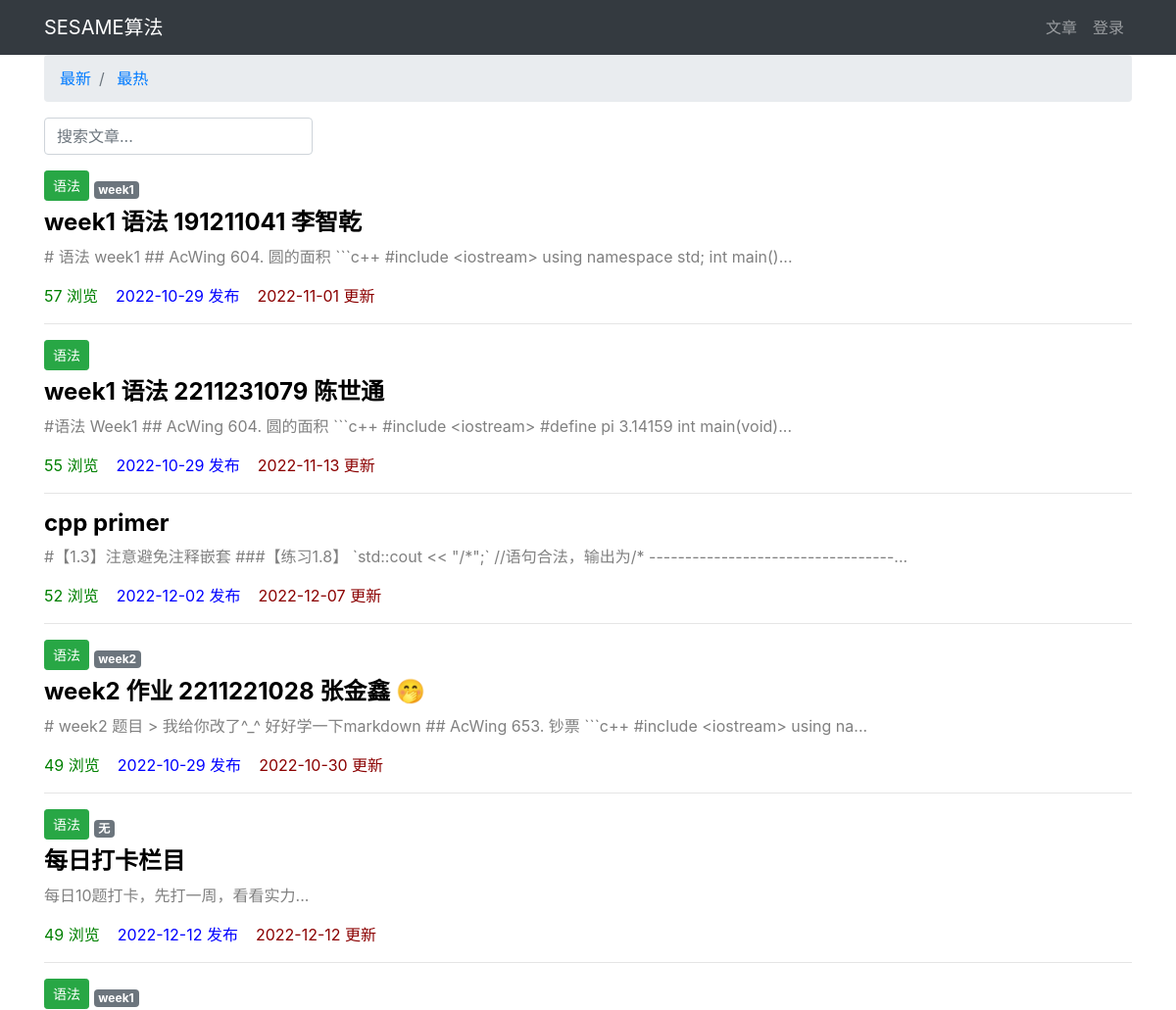
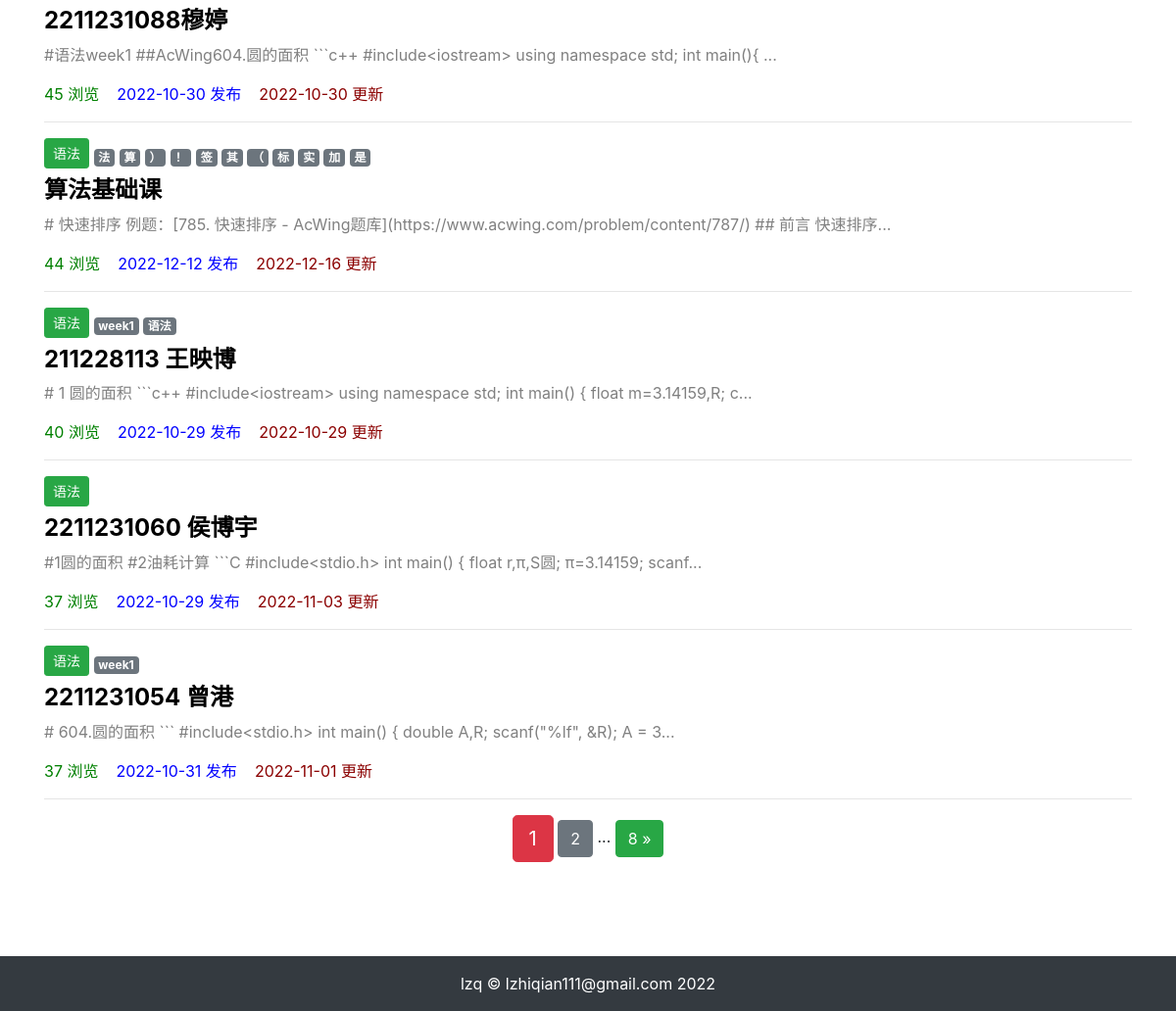
Page /article/article-list/?order=total_views&search= on the committed database (2 pictures, top to bottom).
### article/models.py (models this page shows, shortened)
class ArticlePost(models.Model):
    author = models.ForeignKey(User, on_delete=models.CASCADE)
    title = models.CharField(max_length=100)
    body = models.TextField()
    created = models.DateTimeField(default=timezone.now)
    updated = models.DateTimeField(auto_now=True)
    total_views = models.PositiveIntegerField(default=0)
    column = models.ForeignKey(
        ArticleColumn,
        null=True,
        blank=True,
        on_delete=models.CASCADE,
        related_name='article'
    )
    tags = TaggableManager(blank=True)
    class Meta:
        ordering = ('-created',)

class ArticleColumn(models.Model):
    title = models.CharField(max_length=100, blank=True)
    created = models.DateTimeField(default=timezone.now)
    def __str__(self):
        return self.title

### article/views.py (the view)
# urls.py: path('article-list/', views.article_list, name='article_list'),
def article_list(request):
    search = request.GET.get('search')
    order = request.GET.get('order')
    column = request.GET.get('column')
    tag = request.GET.get('tag')
    article_list = ArticlePost.objects.all()
    if search:
        article_list = article_list.filter(
            Q(title__icontains=search) |
            Q(body__icontains=search)
        )
    else:
        search = ''
    if column is not None and column.isdigit():
        article_list = article_list.filter(column=column)
    if tag and tag != 'None':
        article_list = article_list.filter(tags__name__in=[tag])
    if order == 'total_views':
        article_list = article_list.order_by('-total_views')
    paginator = Paginator(article_list, 10)
    page = request.GET.get('page')
    articles = paginator.get_page(page)
    context = {
        'articles': articles,
        'order': order,
        'search': search,
        'column': column,
        'tag': tag,
    }
    return render(request, 'article/list.html', context)

### article/templates/article/list.html (shortened to what this page needs)
{% extends "article/base.html" %}
{% load static %}
{% block content %}
<div class="container">
    <nav aria-label="breadcrumb">
        <ol class="breadcrumb">
            <li class="breadcrumb-item">
                <a href="{% url 'article:article_list' %}?search={{ search }}">
                    最新
                </a>
            </li>
            <li class="breadcrumb-item">
                <a href="{% url 'article:article_list' %}?order=total_views&search={{ search }}">
                    最热
                </a>
            </li>
        </ol>
    </nav>
    <div class="row">
        <div class="col-auto mr-auto">
            <form class="form-inline" >
                <input type="text"
                    class="form-control mb-2 mr-sm-2"
                    name="search"
                    placeholder="搜索文章..."
                    required
                >
            </form>
        </div>
    </div>
    <div class="row mt-2">
    {% for article in articles %}
        <div class="col-12">
            {% if article.column %}
                <button type="button"
                    class="btn btn-sm mb-2
                        {% if article.column.title == '语法' %}
                            btn-success
                        {% elif article.column.title == '算法' %}
                            btn-danger
                        {% elif article.column.title == 'python' %}
                            btn-warning
                        {% endif %}
                    "
                >
                    {{ article.column }}
                </button>
            <span>
                {% for tag in article.tags.all %}
                    <a href="{% url 'article:article_list' %}?tag={{ tag }}"
                       class="badge badge-secondary"
                    >
                        {{ tag }}
                    </a>
                {% endfor %}
            </span>
            {% endif %}
            <h4>
                <b>
                    <a href="{% url 'article:article_detail' article.id %}"
                       style="color: black;"
                    >
                        {{ article.title }}
                    </a>
                </b>
            </h4>
            <div>
                <p style="color: gray;">
                    {{ article.body|slice:'100' }}...
                </p>
            </div>
            <p>
                <span style="color: green;">
                    {{ article.total_views }} 浏览&nbsp;&nbsp;&nbsp;
                </span>
                <span style="color: blue;">
                    {{ article.created|date:'Y-m-d' }} 发布&nbsp;&nbsp;&nbsp;
                </span>
                <span style="color: darkred;">
                    {{ article.updated|date:'Y-m-d' }} 更新
                </span>
            </p>
            <hr>
        </div>
    {% endfor %}
</div>
</div>
<div class="pagination row">
    <div class="m-auto">
        <span class="step-links">
            <span class="current btn btn-danger btn-lg">
                {{ articles.number }}
            </span>
            {% if articles.has_next %}
                <a href="?page={{ articles.next_page_number }}&order={{ order }}&search={{ search }}"
                   class="btn btn-secondary"
                >
                    {{ articles.next_page_number }}
                </a>
                <span>...</span>
                <a href="?page={{ articles.paginator.num_pages }}&order={{ order }}&search={{ search }}"
                   class="btn btn-success"
                >
                    {{ articles.paginator.num_pages }} &raquo;
                </a>
            {% endif %}
        </span>
    </div>
</div>
{% endblock content %}

### rows in the picture
ArticlePost: column "语法", title "week1 语法 191211041 李智乾", body "# 语法 week1 ## AcWing 604. 圆的面积 ```c++ #include <iostream> using namespace std; int main()", total_views "57", created "2022-10-29", updated "2022-11-01"
Tag: name "week1"
ArticlePost: column "语法", title "week1 语法 2211231079 陈世通", body "#语法 Week1 ## AcWing 604. 圆的面积 ```c++ #include <iostream> #define pi 3.14159 int main(void)", total_views "55", created "2022-10-29", updated "2022-11-13"
ArticlePost: title "cpp primer", body "#【1.3】注意避免注释嵌套 ###【练习1.8】 `std::cout << \"/*\";` //语句合法，输出为/* ----------------------------------", total_views "52", created "2022-12-02", updated "2022-12-07"
ArticlePost: column "语法", title "week2 作业 2211221028 张金鑫 🤭", body "# week2 题目 > 我给你改了^_^ 好好学一下markdown ## AcWing 653. 钞票 ```c++ #include <iostream> using na", total_views "49", created "2022-10-29", updated "2022-10-30"
Tag: name "week2"
ArticlePost: column "语法", title "每日打卡栏目", body "每日10题打卡，先打一周，看看实力", total_views "49", created "2022-12-12", updated "2022-12-12"
Tag: name "无"
ArticlePost: column "语法", title "2211231088穆婷", body "#语法week1 ##AcWing604.圆的面积 ```c++ #include<iostream> using namespace std; int main(){", total_views "45", created "2022-10-30", updated "2022-10-30"
ArticlePost: column "语法", title "算法基础课", body "# 快速排序 例题：[785. 快速排序 - AcWing题库](https://www.acwing.com/problem/content/787/) ## 前言 快速排序", total_views "44", created "2022-12-12", updated "2022-12-16"
Tag: name "法"
Tag: name "算"
Tag: name "）"
Tag: name "！"
Tag: name "签"
Tag: name "其"
Tag: name "（"
Tag: name "标"
Tag: name "实"
Tag: name "加"
Tag: name "是"
ArticlePost: column "语法", title "211228113 王映博", body "# 1 圆的面积 ```c++ #include<iostream> using namespace std; int main() { float m=3.14159,R; c", total_views "40", created "2022-10-29", updated "2022-10-29"
Tag: name "语法"
ArticlePost: column "语法", title "2211231060 侯博宇", body "#1圆的面积 #2油耗计算 ```C #include<stdio.h> int main() { float r,π,S圆; π=3.14159; scanf", total_views "37", created "2022-10-29", updated "2022-11-03"
ArticlePost: column "语法", title "2211231054 曾港", body "# 604.圆的面积 ``` #include<stdio.h> int main() { double A,R; scanf(\"%lf\", &R); A = 3", total_views "37", created "2022-10-31", updated "2022-11-01"

### other values in the picture
{{ articles.number }} "1"
{{ articles.next_page_number }} "2"
{{ articles.paginator.num_pages }} "8"
